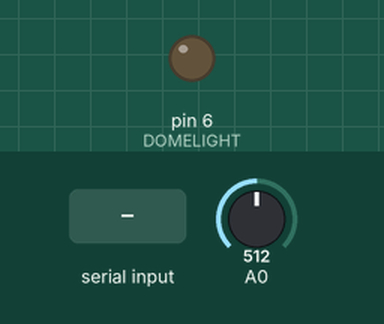
The sketch below on a simulated Arduino Uno, built with avr-gcc and run on an emulated ATmega328P. Parts: output pins drawn as LEDs (lit = HIGH). The inputs (shaded band) are chosen by the test bench; at power-on: A0 = 512. What the sketch prints to the serial monitor is not drawn.

Above: at 1.2 s.
1.3 s: "l" received over Serial
At 2.3 s:
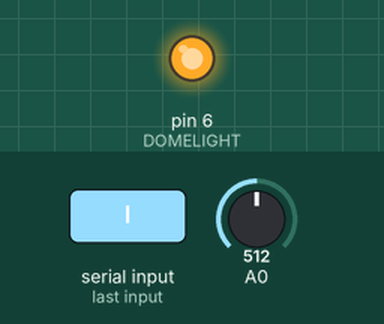
Timing chart, 0 to 4.3 s (numbered marks = the images above; inputs shaded):
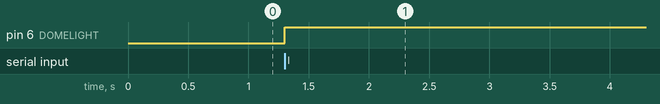

The sketch:

DomeArduinoSketchv2_Carrefourlampjes.ino.ino
```cpp
const int DOMELIGHT = 6;

int incomingAudio;
int incomingByte = 0;

unsigned long previousMillis = 0;
unsigned long previousLedstripMillis = 0;
unsigned long currentMillis = 0;

bool DomeLight_enabled = false;

void setup() {
  pinMode(DOMELIGHT, OUTPUT);
  digitalWrite(DOMELIGHT, LOW);

  Serial.begin(9600);

  previousLedstripMillis=millis();
  previousMillis=millis();

  Serial.println("{success: true, message: 'Dome Interface Ready.'}");
}

void loop() {
  currentMillis = millis();
  incomingAudio = analogRead(A0);

  if (Serial.available() > 0) {
    incomingByte = Serial.read();

    switch (incomingByte) {
      case 'l':
        if (DomeLight_enabled) {
          DomeLight_enabled=false;
          digitalWrite(DOMELIGHT, LOW);
          Serial.println("{success: true, message: 'Dome Light disabled.'}");
        } else {
          DomeLight_enabled=true;
          digitalWrite(DOMELIGHT, HIGH);
          Serial.println("{success: true, message: 'Dome Light enabled.'}");
        }
        break;
    }
  }

  Serial.println(incomingAudio);
}
```

Measured:
- after the input at 1.3 s, pin 6 (DOMELIGHT): LOW → HIGH at once
